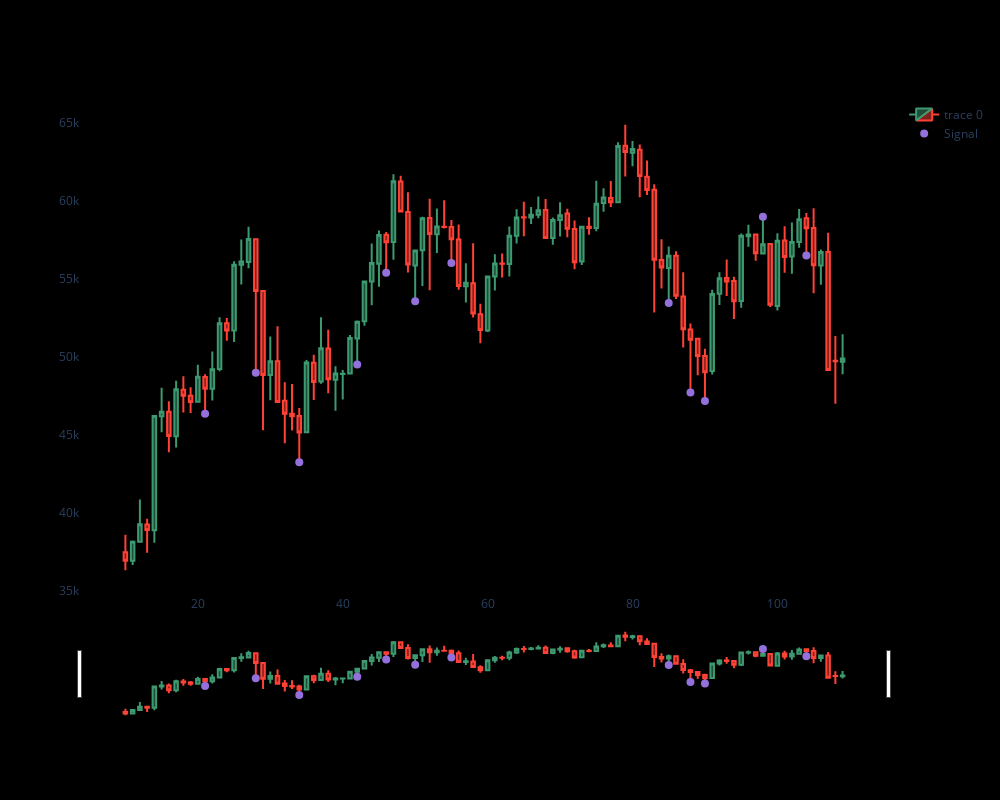

Source (notebook cell):
### Code cell
def pointpos(x, xsignal):
    if x[xsignal]==1:
        return x['High']+1e-4
    elif x[xsignal]==2:
        return x['Low']-1e-4
    else:
        return np.nan

def plot_with_signal(dfpl):

    fig = go.Figure(data=[go.Candlestick(x=dfpl.index,
                    open=dfpl['Open'],
                    high=dfpl['High'],
                    low=dfpl['Low'],
                    close=dfpl['Close'])])

    fig.update_layout(
        autosize=False,
        width=1000,
        height=800, 
        paper_bgcolor='black',
        plot_bgcolor='black')
    fig.update_xaxes(gridcolor='black')
    fig.update_yaxes(gridcolor='black')
    fig.add_scatter(x=dfpl.index, y=dfpl['pointpos'], mode="markers",
                    marker=dict(size=8, color="MediumPurple"),
                    name="Signal")
    fig.show()

data['pointpos'] = data.apply(lambda row: pointpos(row,"rejection"), axis=1)
plot_with_signal(data[10:110])
